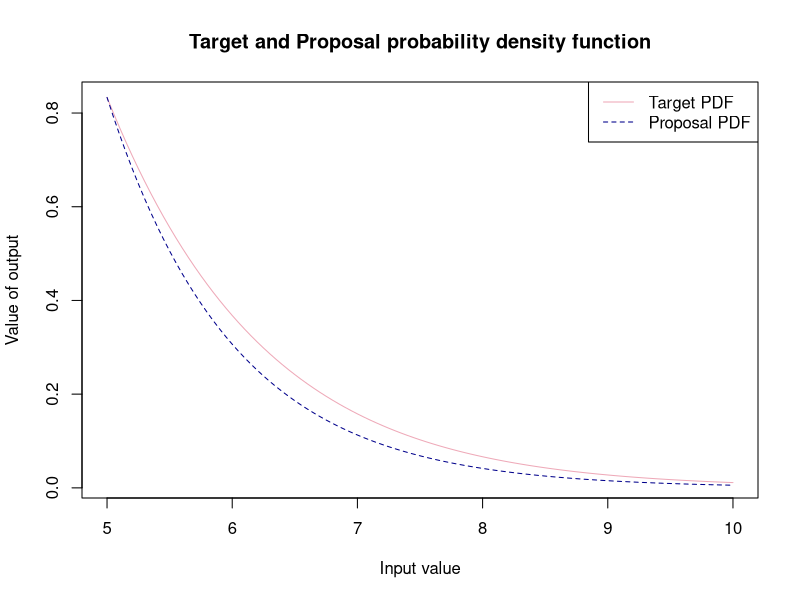
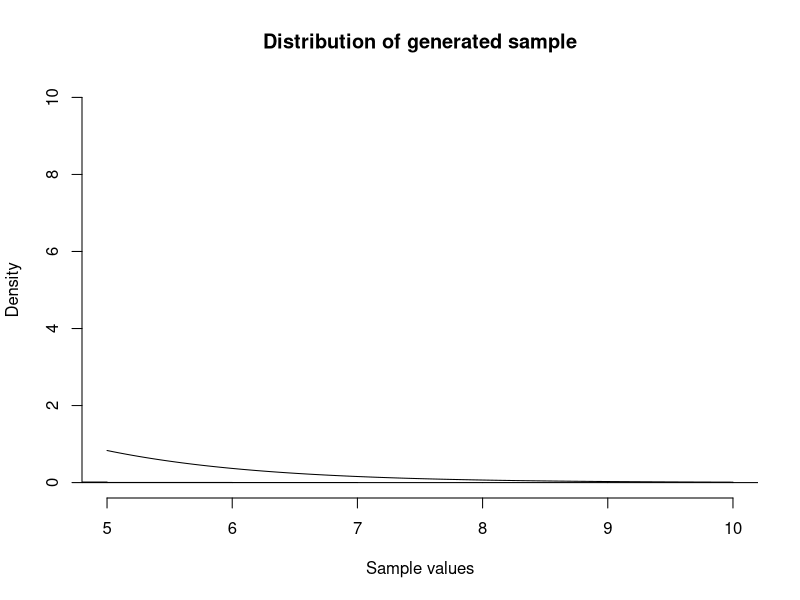
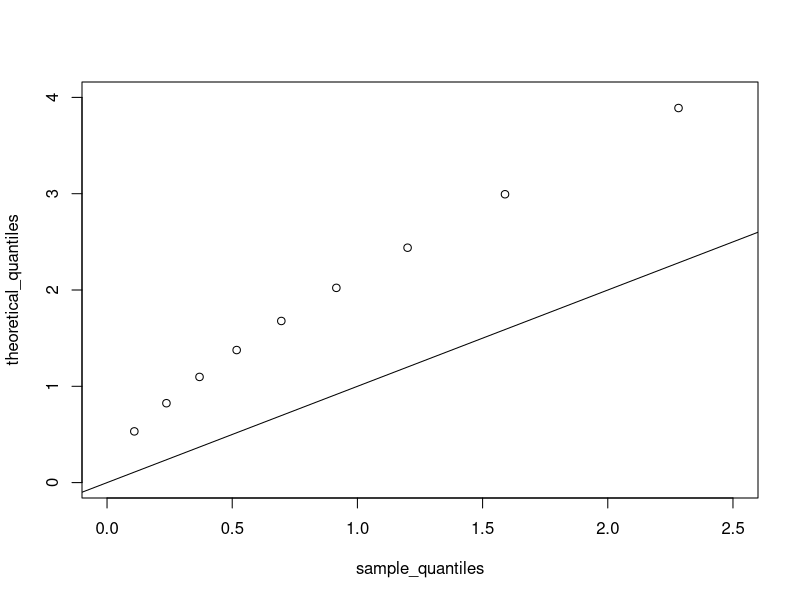
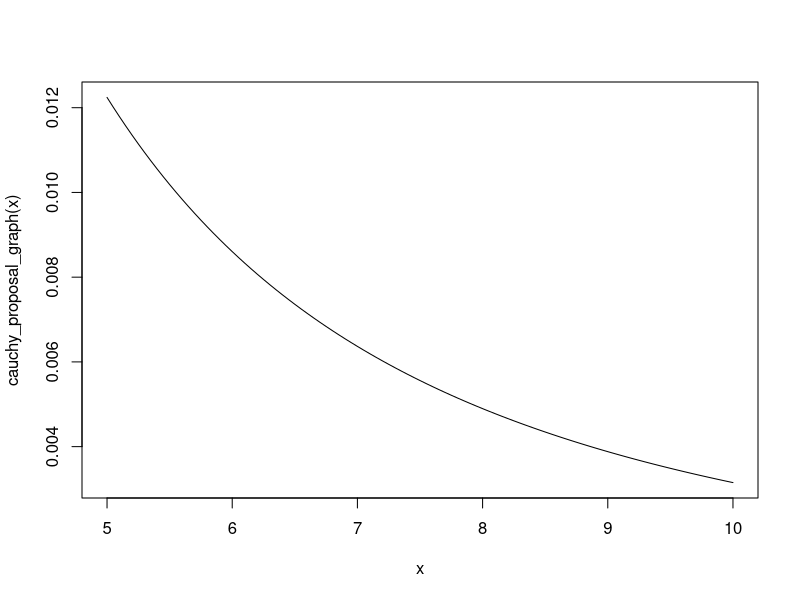
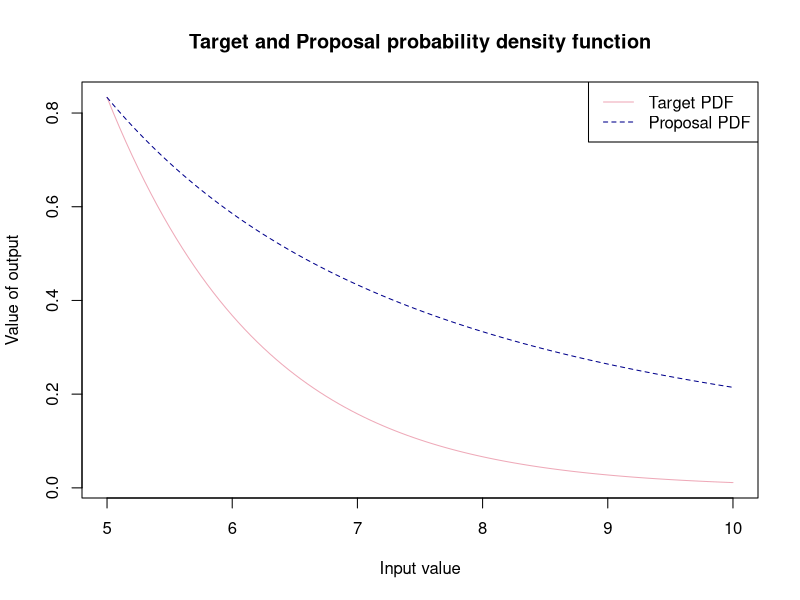
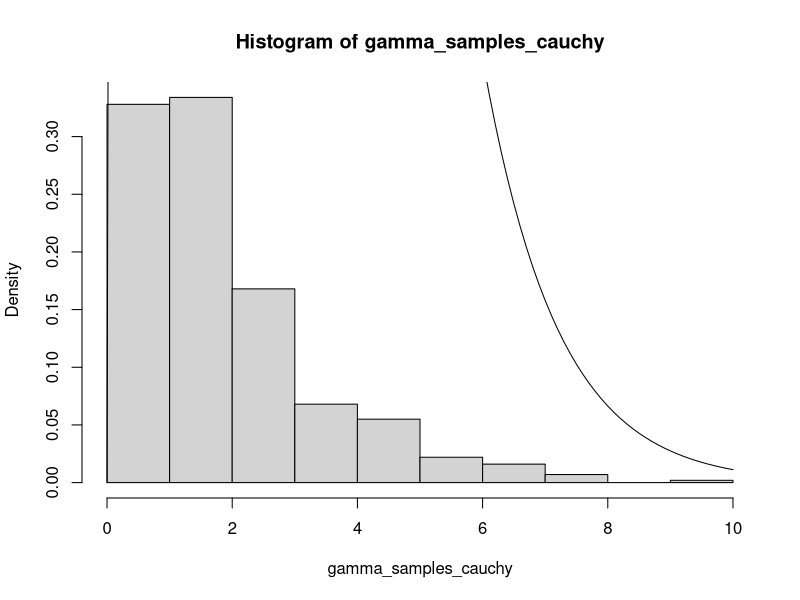

These figures' R source, in order:
#-----------------------------------#
#-REJECTION SAMPLING - Gamma(2,1) --#----
#-----------------------------------#
#Defining our target pdf(density function to sample from) --------------------------
target_pdf<-function(x){
  (x*exp(-x))/(6*exp(-5))
}

#--------------------------------#
#--EXPONENTIAL PROPOSAL----------#----
#-------------------------------#
#Defining proposal pdf number generator(density that we easily sample from to use to accept or reject)--
proposal_pdf<- function(x){
   rexp(1, rate =1)
}
proposal_pdf_graph<- function(x){
  exp(-x)
}

# Graphing our target  and proposal probability density functions 
M <- ((5*exp(-5))/(6*exp(-5)))/(exp(-5))

curve(target_pdf(x), from = 5, to = 10, 
      xlab = "Input value",
      ylab = "Value of output",
      main = "Target and Proposal probability density function", col = "pink2")

curve( M * proposal_pdf_graph(x), from = 5, to = 10,
      xlab = "Input value",
      ylab = "Output value",
      main = "Proposal probability density funtion", add= T ,col = "blue4", lty = 2)
legend("topright", legend = c("Target PDF", "Proposal PDF"), 
       col = c("pink2", "blue4"), lty = c(1, 2))
#Rejection Sampling function -----------------------------------------------------
rgamma_2_1<-function(){
  
  set.seed(123)
  n<-5000
  sample_y<-numeric(n)
  number <- 0
  count<-0
  total_sample <-numeric(0)
  
  while(count<n) {
   
    #generated sample from proposal 
    y<-proposal_pdf(1)
    #uniform comparison
    u<- runif(1,0,1)
    #number of total generated samples
    number <- number + 1
    total_sample[number] <- y
    acceptance_rate <- round((length(sample_y)/ length(total_sample))*100 , digits = 3)
    
    #accept or reject criteria
    
    if( u > target_pdf(y)/ (M * proposal_pdf(y)))
    count<- count +1
    sample_y[count]<-y
    
  }
  number_of_samples <- length(total_sample)
  text <- "Acceptance rate:"
  percent <- "%"
  output<-paste(text,acceptance_rate,percent) #combining types to have preferred output 
  list( acceptance_rate = output, samples = sample_y, no_of_samples = number_of_samples ) #list of output from this function
}


list<- rgamma_2_1()   #creating a list of the acceptance rate and valid samples 
samples_gamma <- list$samples #creating a vector of the samples 
ac_rate <- list$acceptance_rate #acceptance rate 
no_samples <-list$no_of_samples  #number of total samples 
# Graphical display of distribution of sample and pdf ------------- -----------
# Using Histogram -------------------------------------------------------------
hist(samples_gamma, freq = FALSE,
     main = "Distribution of generated sample",
     xlab = "Sample values", ylim = c(0,10), xlim = c(5,10))
curve(target_pdf(x), add = TRUE)

# QQplot ----------------------------------------------------------------------
# We will now use a QQplot 
# Quantiles of the sample data 
sample_quantiles <- quantile(samples_gamma, probs = seq(0.1,1,0.1))
theoretical_quantiles <- qgamma(p = seq(0.1,1,0.1), shape =2 , rate =1)

plot(sample_quantiles, theoretical_quantiles, xlim = c(0,2.5), ylim = c(0,4))
abline(a= 0, b = 1)

#--------------------------------#
#--CAUCHY PROPOSAL--------------#----
#-------------------------------#

cauchy_proposal<- function(x){
  rcauchy(location = 0, scale = 1)
}
cauchy_proposal_graph<- function(x){
  (1/pi)*(1/(1+x^2))
}

curve(cauchy_proposal_graph(x), from = 5, to =10)

#Scaling factor with Cauchy proposal ------------------------------------------
M_cauchy <- ((5*exp(-5))/(6*exp(-5)))/((1/pi)*(1/(1+5^2)))

curve(target_pdf(x), from = 5, to = 10, 
      xlab = "Input value",
      ylab = "Value of output",
      main = "Target and Proposal probability density function", col = "pink2")

curve( M_cauchy * cauchy_proposal_graph(x), from = 5, to = 10,
       xlab = "Input value",
       ylab = "Output value",
       main = "Proposal probability density funtion", add= T ,col = "blue4", lty = 2)
legend("topright", legend = c("Target PDF", "Proposal PDF"), 
       col = c("pink2", "blue4"), lty = c(1, 2))

# Rejection sampling function ----------------------------------------------

# Number of samples we wish to generate 



rgamma_2_1_cauchy <- function(n){
  
  rgamma_samples <- numeric(n) # list to store accepted samples 
  total_samples <- numeric(0)  # store total sample size 
  count <- 1                  #iterate our  while loop
  pos <- 1
  # while loop that runs until we have 5000 accepted samples 
  while (count < n) {
    # random value from a uniform distribution for comparison
    u <- runif(1, 0, 1)
    # value from cauchy distribution 
    x <- rcauchy( 1, 0, 1)
    # iterating along the list 
    pos  <- pos + 1
    total_samples[pos] <- x
    # now we can use the comparison opertaor to accept samples if the condition is met
    if ( u <= target_pdf(x)/(M_cauchy * cauchy_proposal_graph(x))){
      count <- count + 1
      rgamma_samples[count] <- x
    }
    
  }
  return(rgamma_samples)
}

gamma_samples_cauchy <- rgamma_2_1_cauchy(n = 1000)

hist(gamma_samples_cauchy, freq = F)
curve(target_pdf(x), add = TRUE)
